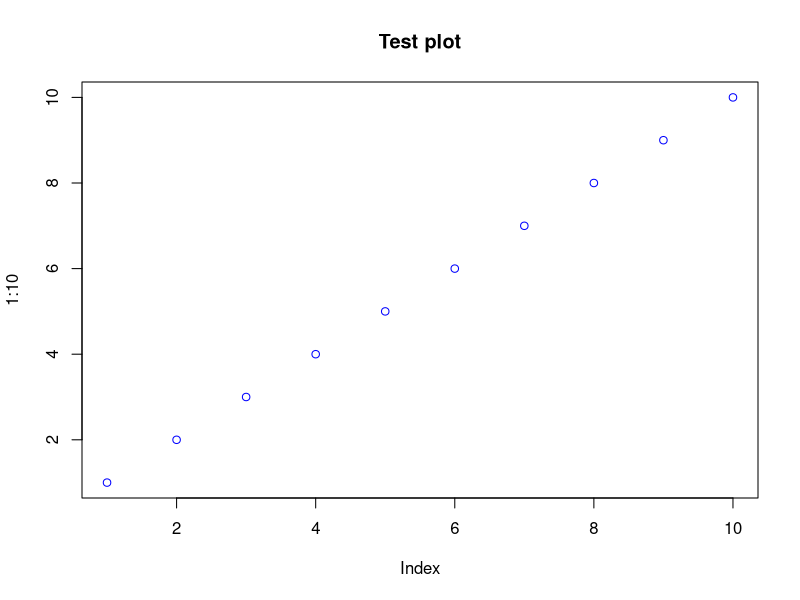
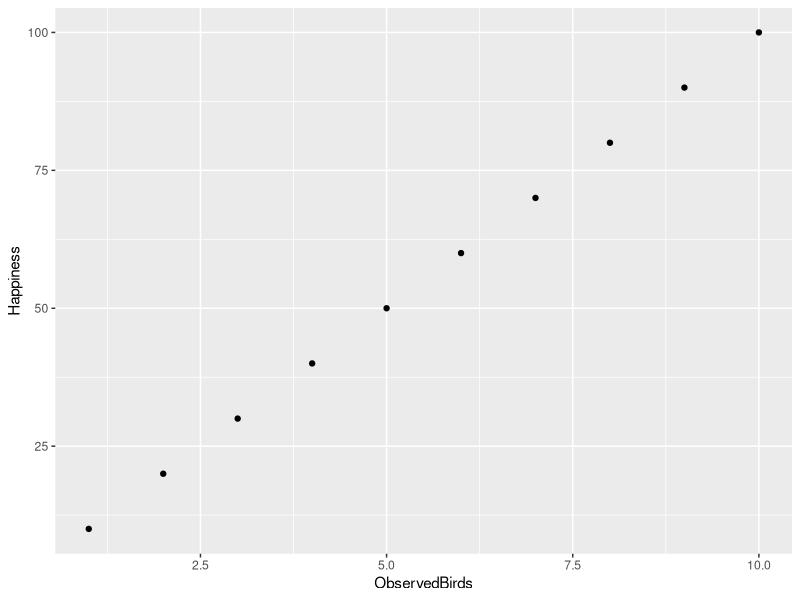

Recreate these plots in R, in order.
# ==========================================
# Setup Test – Data Analysis Course
# ==========================================

# This is a test script to check if R works and whether it is connected
# to the GitHub Repository.

#### 1. check R version ####

R.version.string

#### 2. Check working directory ####

getwd()

# Your working directory should be the R-Project file: "data-analysis-2026_Proj", e. g.
#"F:/M.Sc. Ökologie_neu/01_Studium/WS 2026/data_analysis_for_field_biologists_Proj/data-analysis-2026_Proj"

#### 3. check required folders ####

dir.exists("task1")
dir.exists("task2")
dir.exists("task3")

# This function checks if the directories (folders) "task1", "task2" and "task3" exist

#### 4. Load required packages ####

library(dplyr) # useful package for data handling and manipulation
library(sf) # necessary to work with simple features (vector spatial data) in R
library(terra) # for handling vector data and raster grid data (SpatRaster) in R
library(here) # easy file referencing in R
library(ggplot2) # offers advanced plot functions

# the function library() loads an already installed R-package so that the function within this
# package can be used in the session. Every package has to be loaded again when R-Studio is closed.
# If some of the packages are not installed, use the function install.packages() to install the missing packages.

#install.packages(dplyr)
install.packages(sf)
install.packages(here)
#install.packages(ggplot2)

#### 5. Test simple calculation in R ####
2 + 2

#### 6. Check the plot function ####
plot(1:10, col = "blue", main = "Test plot")


# Check ggplot function
test_df <- data.frame(ObservedBirds = seq(1,10, by = 1),
                         Happiness = seq(10,100, by = 10))
test_df


ggplot(test_df, aes(x = ObservedBirds, y = Happiness))+
  geom_point()
